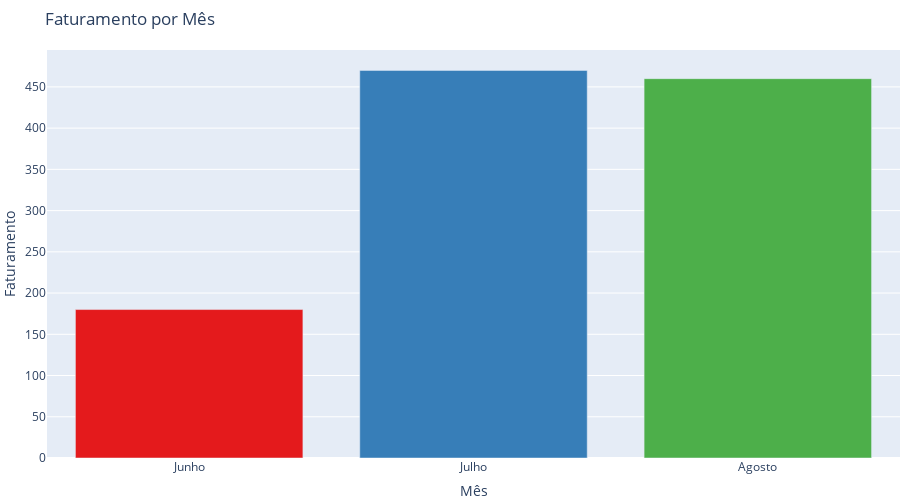

Here is the notebook cell this chart was saved with:
### Code cell
# GRÁFICO FATURAMENTO BRUTO POR MÊS
df_faturamento_bruto = pd.DataFrame(resultado_query_valor_arrecadado_mes, columns=['mes','faturamento bruto'])
df_faturamento_bruto['mes'] = df_faturamento_bruto['mes'].map(mes_ref)
#df_faturamento_bruto

fig = plx.bar(df_faturamento_bruto, x='mes', y='faturamento bruto',
             title='Faturamento por Mês',
             labels={'faturamento bruto': 'Faturamento', 'mes': 'Mês'},
             color='mes', 
             height=500,
             color_discrete_sequence=px.colors.qualitative.Set1,  # Escolher uma paleta de cores
             hover_data={'faturamento bruto': ':.2f'},  # Exibir valor com duas casas decimais no hover
             )  # Escolher um template de fundo



# Ajustar o layout
fig.update_layout(
    margin=dict(l=1, r=0, t=50, b=0),  # Ajustar margens
    showlegend=False  # Ocultar a legenda
)


fig

### Figure 1 — Plotly figure (JSON) as saved in the notebook; plotly's stock layout.template omitted (floating-point values rounded to 4 significant figures)
{"data": [{"alignmentgroup": "True", "hovertemplate": "Mês=%{x}<br>Faturamento=%{y:.2f}<extra></extra>", "legendgroup": "Junho", "marker": {"color": "rgb(228,26,28)", "pattern": {"shape": ""}}, "name": "Junho", "offsetgroup": "Junho", "orientation": "v", "showlegend": true, "textposition": "auto", "type": "bar", "x": ["Junho"], "xaxis": "x", "y": [180], "yaxis": "y"}, {"alignmentgroup": "True", "hovertemplate": "Mês=%{x}<br>Faturamento=%{y:.2f}<extra></extra>", "legendgroup": "Julho", "marker": {"color": "rgb(55,126,184)", "pattern": {"shape": ""}}, "name": "Julho", "offsetgroup": "Julho", "orientation": "v", "showlegend": true, "textposition": "auto", "type": "bar", "x": ["Julho"], "xaxis": "x", "y": [470], "yaxis": "y"}, {"alignmentgroup": "True", "hovertemplate": "Mês=%{x}<br>Faturamento=%{y:.2f}<extra></extra>", "legendgroup": "Agosto", "marker": {"color": "rgb(77,175,74)", "pattern": {"shape": ""}}, "name": "Agosto", "offsetgroup": "Agosto", "orientation": "v", "showlegend": true, "textposition": "auto", "type": "bar", "x": ["Agosto"], "xaxis": "x", "y": [460], "yaxis": "y"}], "layout": {"barmode": "relative", "height": 500, "legend": {"title": {"text": "Mês"}, "tracegroupgap": 0}, "margin": {"b": 0, "l": 1, "r": 0, "t": 50}, "showlegend": false, "title": {"text": "Faturamento por Mês"}, "xaxis": {"anchor": "y", "categoryarray": ["Junho", "Julho", "Agosto"], "categoryorder": "array", "domain": [0, 1], "title": {"text": "Mês"}}, "yaxis": {"anchor": "x", "domain": [0, 1], "title": {"text": "Faturamento"}}}}
